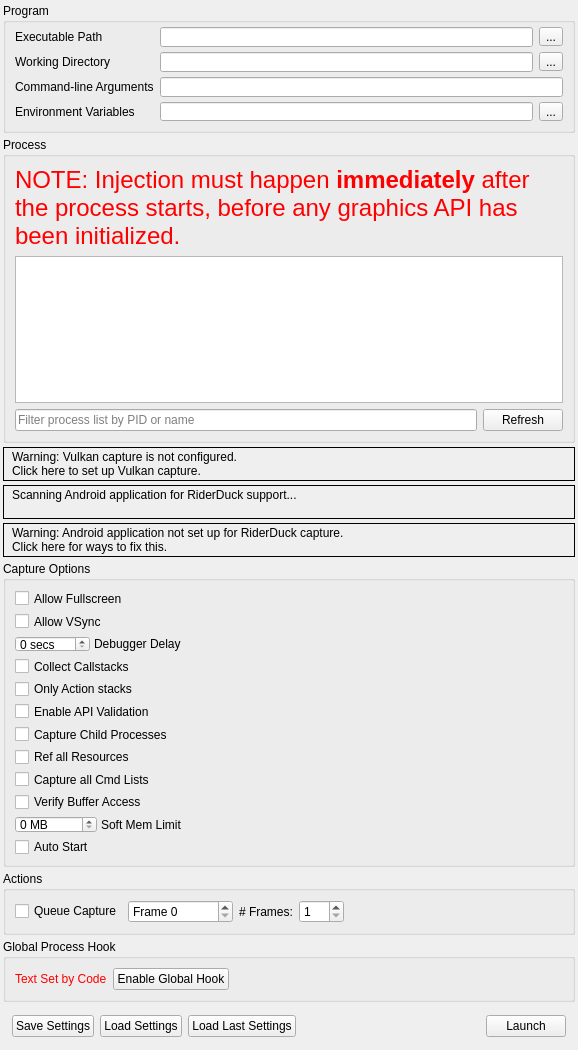
<?xml version="1.0" encoding="UTF-8"?>
<ui version="4.0">
 <class>CaptureDialog</class>
 <widget class="QFrame" name="CaptureDialog">
  <property name="geometry">
   <rect>
    <x>0</x>
    <y>0</y>
    <width>578</width>
    <height>1025</height>
   </rect>
  </property>
  <property name="windowTitle">
   <string>Launch Application</string>
  </property>
  <layout class="QVBoxLayout" name="verticalLayout">
   <property name="spacing">
    <number>4</number>
   </property>
   <property name="leftMargin">
    <number>3</number>
   </property>
   <property name="topMargin">
    <number>3</number>
   </property>
   <property name="rightMargin">
    <number>3</number>
   </property>
   <property name="bottomMargin">
    <number>3</number>
   </property>
   <item>
    <widget class="QGroupBox" name="exeGroup">
     <property name="sizePolicy">
      <sizepolicy hsizetype="Preferred" vsizetype="Minimum">
       <horstretch>0</horstretch>
       <verstretch>0</verstretch>
      </sizepolicy>
     </property>
     <property name="minimumSize">
      <size>
       <width>250</width>
       <height>130</height>
      </size>
     </property>
     <property name="title">
      <string>Program</string>
     </property>
     <layout class="QGridLayout" name="gridLayout">
      <property name="topMargin">
       <number>4</number>
      </property>
      <item row="0" column="0">
       <widget class="QLabel" name="exePathLabel">
        <property name="toolTip">
         <string>Browse for an executable file</string>
        </property>
        <property name="text">
         <string>Executable Path</string>
        </property>
       </widget>
      </item>
      <item row="0" column="2">
       <widget class="RDLineEdit" name="exePath">
        <property name="minimumSize">
         <size>
          <width>0</width>
          <height>20</height>
         </size>
        </property>
        <property name="toolTip">
         <string>Browse for an executable file</string>
        </property>
       </widget>
      </item>
      <item row="0" column="3">
       <widget class="QToolButton" name="exePathBrowse">
        <property name="toolTip">
         <string>Browse for an executable file</string>
        </property>
        <property name="text">
         <string>...</string>
        </property>
       </widget>
      </item>
      <item row="1" column="0">
       <widget class="QLabel" name="workDirLabel">
        <property name="toolTip">
         <string>Browse for a working directory</string>
        </property>
        <property name="text">
         <string>Working Directory</string>
        </property>
       </widget>
      </item>
      <item row="1" column="2">
       <widget class="RDLineEdit" name="workDirPath">
        <property name="minimumSize">
         <size>
          <width>0</width>
          <height>20</height>
         </size>
        </property>
        <property name="toolTip">
         <string>Browse for a working directory</string>
        </property>
       </widget>
      </item>
      <item row="1" column="3">
       <widget class="QToolButton" name="workDirBrowse">
        <property name="toolTip">
         <string>Browse for a working directory</string>
        </property>
        <property name="text">
         <string>...</string>
        </property>
       </widget>
      </item>
      <item row="2" column="0">
       <widget class="QLabel" name="cmdLineLabel">
        <property name="toolTip">
         <string>The command-line that will be passed to the executable on launch</string>
        </property>
        <property name="text">
         <string>Command-line Arguments</string>
        </property>
       </widget>
      </item>
      <item row="2" column="2" colspan="2">
       <widget class="RDLineEdit" name="cmdline">
        <property name="minimumSize">
         <size>
          <width>0</width>
          <height>20</height>
         </size>
        </property>
        <property name="toolTip">
         <string>The command-line that will be passed to the executable on launch</string>
        </property>
       </widget>
      </item>
      <item row="3" column="0">
       <widget class="QLabel" name="envVarLabel">
        <property name="toolTip">
         <string>The environment variables for the executable</string>
        </property>
        <property name="text">
         <string>Environment Variables</string>
        </property>
       </widget>
      </item>
      <item row="3" column="2">
       <widget class="QLineEdit" name="envVar">
        <property name="toolTip">
         <string>The environment variables for the executable</string>
        </property>
        <property name="readOnly">
         <bool>true</bool>
        </property>
       </widget>
      </item>
      <item row="3" column="3">
       <widget class="QToolButton" name="envVarEdit">
        <property name="toolTip">
         <string>The environment variables for the executable</string>
        </property>
        <property name="text">
         <string>...</string>
        </property>
       </widget>
      </item>
     </layout>
    </widget>
   </item>
   <item>
    <widget class="QGroupBox" name="injectGroup">
     <property name="sizePolicy">
      <sizepolicy hsizetype="Preferred" vsizetype="Expanding">
       <horstretch>0</horstretch>
       <verstretch>100</verstretch>
      </sizepolicy>
     </property>
     <property name="minimumSize">
      <size>
       <width>250</width>
       <height>260</height>
      </size>
     </property>
     <property name="title">
      <string>Process</string>
     </property>
     <layout class="QGridLayout" name="gridLayout_2">
      <item row="0" column="0" colspan="2">
       <widget class="QLabel" name="processWarning">
        <property name="palette">
         <palette>
          <active>
           <colorrole role="WindowText">
            <brush brushstyle="SolidPattern">
             <color alpha="255">
              <red>255</red>
              <green>0</green>
              <blue>0</blue>
             </color>
            </brush>
           </colorrole>
          </active>
          <inactive>
           <colorrole role="WindowText">
            <brush brushstyle="SolidPattern">
             <color alpha="255">
              <red>255</red>
              <green>0</green>
              <blue>0</blue>
             </color>
            </brush>
           </colorrole>
          </inactive>
          <disabled>
           <colorrole role="WindowText">
            <brush brushstyle="SolidPattern">
             <color alpha="255">
              <red>106</red>
              <green>104</green>
              <blue>100</blue>
             </color>
            </brush>
           </colorrole>
          </disabled>
         </palette>
        </property>
        <property name="font">
         <font>
          <pointsize>18</pointsize>
         </font>
        </property>
        <property name="text">
         <string>NOTE: Injection must happen &lt;b&gt;immediately&lt;/b&gt; after the process starts, before any graphics API has been initialized.</string>
        </property>
        <property name="wordWrap">
         <bool>true</bool>
        </property>
       </widget>
      </item>
      <item row="1" column="0" colspan="2">
       <widget class="QTreeView" name="processList">
        <property name="sizePolicy">
         <sizepolicy hsizetype="Preferred" vsizetype="Expanding">
          <horstretch>0</horstretch>
          <verstretch>0</verstretch>
         </sizepolicy>
        </property>
        <property name="minimumSize">
         <size>
          <width>0</width>
          <height>100</height>
         </size>
        </property>
        <property name="editTriggers">
         <set>QAbstractItemView::NoEditTriggers</set>
        </property>
        <property name="indentation">
         <number>0</number>
        </property>
        <property name="rootIsDecorated">
         <bool>false</bool>
        </property>
        <property name="itemsExpandable">
         <bool>false</bool>
        </property>
        <property name="sortingEnabled">
         <bool>true</bool>
        </property>
       </widget>
      </item>
      <item row="2" column="0">
       <widget class="QLineEdit" name="processFilter">
        <property name="placeholderText">
         <string>Filter process list by PID or name</string>
        </property>
       </widget>
      </item>
      <item row="2" column="1">
       <widget class="QPushButton" name="processRefesh">
        <property name="text">
         <string>Refresh</string>
        </property>
       </widget>
      </item>
     </layout>
    </widget>
   </item>
   <item>
    <widget class="RDLabel" name="vulkanLayerWarn">
     <property name="cursor">
      <cursorShape>PointingHandCursor</cursorShape>
     </property>
     <property name="frameShape">
      <enum>QFrame::Box</enum>
     </property>
     <property name="text">
      <string>&lt;html&gt;&lt;head/&gt;&lt;body&gt;&lt;table&gt;&lt;tr&gt;&lt;td valign=&quot;middle&quot;&gt;&lt;img width=&quot;16&quot; src=&quot;:/information.png&quot;/&gt;&lt;/td&gt;&lt;td&gt;&lt;p&gt;Warning: Vulkan capture is not configured.&lt;br/&gt;Click here to set up Vulkan capture.&lt;/p&gt;&lt;/td&gt;&lt;/tr&gt;&lt;/table&gt;&lt;/body&gt;&lt;/html&gt;</string>
     </property>
     <property name="textFormat">
      <enum>Qt::RichText</enum>
     </property>
     <property name="margin">
      <number>3</number>
     </property>
    </widget>
   </item>
   <item>
    <widget class="RDLabel" name="androidScan">
     <property name="cursor">
      <cursorShape>PointingHandCursor</cursorShape>
     </property>
     <property name="frameShape">
      <enum>QFrame::Box</enum>
     </property>
     <property name="text">
      <string>&lt;html&gt;&lt;head/&gt;&lt;body&gt;&lt;table&gt;&lt;tr&gt;&lt;td valign=&quot;middle&quot;&gt;&lt;img width=&quot;16&quot; src=&quot;:/information.png&quot;/&gt;&lt;/td&gt;&lt;td valign=&quot;middle&quot;&gt;&lt;p&gt;Scanning Android application for RiderDuck support...&lt;br/&gt;&lt;/p&gt;&lt;/td&gt;&lt;/tr&gt;&lt;/table&gt;&lt;/body&gt;&lt;/html&gt;</string>
     </property>
     <property name="textFormat">
      <enum>Qt::RichText</enum>
     </property>
     <property name="margin">
      <number>3</number>
     </property>
    </widget>
   </item>
   <item>
    <widget class="RDLabel" name="androidWarn">
     <property name="cursor">
      <cursorShape>PointingHandCursor</cursorShape>
     </property>
     <property name="frameShape">
      <enum>QFrame::Box</enum>
     </property>
     <property name="text">
      <string>&lt;html&gt;&lt;head/&gt;&lt;body&gt;&lt;table&gt;&lt;tr&gt;&lt;td valign=&quot;middle&quot;&gt;&lt;img width=&quot;16&quot; src=&quot;:/information.png&quot;/&gt;&lt;/td&gt;&lt;td&gt;&lt;p&gt;Warning: Android application not set up for RiderDuck capture.&lt;br/&gt;Click here for ways to fix this.&lt;/p&gt;&lt;/td&gt;&lt;/tr&gt;&lt;/table&gt;&lt;/body&gt;&lt;/html&gt;</string>
     </property>
     <property name="textFormat">
      <enum>Qt::RichText</enum>
     </property>
     <property name="margin">
      <number>3</number>
     </property>
    </widget>
   </item>
   <item>
    <widget class="QGroupBox" name="optionsGroup">
     <property name="sizePolicy">
      <sizepolicy hsizetype="Preferred" vsizetype="Minimum">
       <horstretch>0</horstretch>
       <verstretch>0</verstretch>
      </sizepolicy>
     </property>
     <property name="title">
      <string>Capture Options</string>
     </property>
     <layout class="QVBoxLayout" name="verticalLayout_2">
      <item>
       <widget class="QCheckBox" name="AllowFullscreen">
        <property name="toolTip">
         <string>Allows the application to switch to full-screen mode</string>
        </property>
        <property name="text">
         <string>Allow Fullscreen</string>
        </property>
       </widget>
      </item>
      <item>
       <widget class="QCheckBox" name="AllowVSync">
        <property name="toolTip">
         <string>Allows the application to enable v-sync</string>
        </property>
        <property name="text">
         <string>Allow VSync</string>
        </property>
       </widget>
      </item>
      <item>
       <widget class="QFrame" name="DebuggerDelayFrame">
        <property name="sizePolicy">
         <sizepolicy hsizetype="Fixed" vsizetype="Preferred">
          <horstretch>0</horstretch>
          <verstretch>0</verstretch>
         </sizepolicy>
        </property>
        <property name="frameShape">
         <enum>QFrame::NoFrame</enum>
        </property>
        <property name="frameShadow">
         <enum>QFrame::Plain</enum>
        </property>
        <layout class="QHBoxLayout" name="horizontalLayout_3">
         <property name="spacing">
          <number>4</number>
         </property>
         <property name="leftMargin">
          <number>0</number>
         </property>
         <property name="topMargin">
          <number>0</number>
         </property>
         <property name="rightMargin">
          <number>0</number>
         </property>
         <property name="bottomMargin">
          <number>0</number>
         </property>
         <item>
          <widget class="QDoubleSpinBox" name="DelayForDebugger">
           <property name="sizePolicy">
            <sizepolicy hsizetype="Minimum" vsizetype="Fixed">
             <horstretch>0</horstretch>
             <verstretch>0</verstretch>
            </sizepolicy>
           </property>
           <property name="minimumSize">
            <size>
             <width>40</width>
             <height>0</height>
            </size>
           </property>
           <property name="toolTip">
            <string>Pauses for N seconds after launching the process, to allow a debugger to attach</string>
           </property>
           <property name="suffix">
            <string comment="seconds"> secs</string>
           </property>
           <property name="decimals">
            <number>0</number>
           </property>
           <property name="maximum">
            <double>120.000000000000000</double>
           </property>
           <property name="value">
            <double>0.000000000000000</double>
           </property>
          </widget>
         </item>
         <item>
          <widget class="QLabel" name="DebuggerDelayLabel">
           <property name="sizePolicy">
            <sizepolicy hsizetype="Fixed" vsizetype="Preferred">
             <horstretch>0</horstretch>
             <verstretch>0</verstretch>
            </sizepolicy>
           </property>
           <property name="toolTip">
            <string>Pauses for N seconds after launching the process, to allow a debugger to attach</string>
           </property>
           <property name="text">
            <string>Debugger Delay</string>
           </property>
          </widget>
         </item>
        </layout>
       </widget>
      </item>
      <item>
       <widget class="QCheckBox" name="CaptureCallstacks">
        <property name="toolTip">
         <string>Collect a callstack on every API call</string>
        </property>
        <property name="text">
         <string>Collect Callstacks</string>
        </property>
       </widget>
      </item>
      <item>
       <widget class="QCheckBox" name="CaptureCallstacksOnlyActions">
        <property name="toolTip">
         <string>Only collect callstacks on actions (draws, dispatches, clears, copies, etc)</string>
        </property>
        <property name="text">
         <string>Only Action stacks</string>
        </property>
       </widget>
      </item>
      <item>
       <widget class="QCheckBox" name="APIValidation">
        <property name="toolTip">
         <string>Initialise the graphics API with built-in validation enabled - allows capturing and reading of errors and warnings generated by the API's own debugging system</string>
        </property>
        <property name="text">
         <string>Enable API Validation</string>
        </property>
       </widget>
      </item>
      <item>
       <widget class="QCheckBox" name="HookIntoChildren">
        <property name="toolTip">
         <string>Hook into child processes - useful with launchers or similar intermediate processes</string>
        </property>
        <property name="text">
         <string>Capture Child Processes</string>
        </property>
       </widget>
      </item>
      <item>
       <widget class="QCheckBox" name="RefAllResources">
        <property name="toolTip">
         <string>Consider all resources to be included, even if unused in the capture frame</string>
        </property>
        <property name="text">
         <string>Ref all Resources</string>
        </property>
       </widget>
      </item>
      <item>
       <widget class="QCheckBox" name="CaptureAllCmdLists">
        <property name="toolTip">
         <string>When enabled, all deferred command lists will be saved even while idling. This has an overhead but ensures if you hold onto a list it will be captured.</string>
        </property>
        <property name="text">
         <string>Capture all Cmd Lists</string>
        </property>
       </widget>
      </item>
      <item>
       <widget class="QCheckBox" name="VerifyBufferAccess">
        <property name="toolTip">
         <string>When enabled, verify some buffer access on OpenGL and D3D11. This initialises buffers with undefined contents on creation to 0xdddddddd instead of 0x0, and verifies that Map() bounds are not overrun.</string>
        </property>
        <property name="text">
         <string>Verify Buffer Access</string>
        </property>
       </widget>
      </item>
      <item>
       <widget class="QFrame" name="SoftMemoryLimitFrame">
        <property name="sizePolicy">
         <sizepolicy hsizetype="Fixed" vsizetype="Preferred">
          <horstretch>0</horstretch>
          <verstretch>0</verstretch>
         </sizepolicy>
        </property>
        <property name="frameShape">
         <enum>QFrame::NoFrame</enum>
        </property>
        <property name="frameShadow">
         <enum>QFrame::Plain</enum>
        </property>
        <layout class="QHBoxLayout" name="SoftMemoryLimitLayout">
         <property name="spacing">
          <number>4</number>
         </property>
         <property name="leftMargin">
          <number>0</number>
         </property>
         <property name="topMargin">
          <number>0</number>
         </property>
         <property name="rightMargin">
          <number>0</number>
         </property>
         <property name="bottomMargin">
          <number>0</number>
         </property>
         <item>
          <widget class="QDoubleSpinBox" name="SoftMemoryLimit">
           <property name="sizePolicy">
            <sizepolicy hsizetype="Minimum" vsizetype="Fixed">
             <horstretch>0</horstretch>
             <verstretch>0</verstretch>
            </sizepolicy>
           </property>
           <property name="minimumSize">
            <size>
             <width>40</width>
             <height>0</height>
            </size>
           </property>
           <property name="toolTip">
            <string>Specifies a soft memory limit which some APIs may use to limit graphics memory use and use disk space instead for storing temporary data.</string>
           </property>
           <property name="suffix">
            <string comment="seconds"> MB</string>
           </property>
           <property name="decimals">
            <number>0</number>
           </property>
           <property name="maximum">
            <double>99999.000000000000000</double>
           </property>
           <property name="value">
            <double>0.000000000000000</double>
           </property>
          </widget>
         </item>
         <item>
          <widget class="QLabel" name="SoftMemoryLimitLabel">
           <property name="sizePolicy">
            <sizepolicy hsizetype="Fixed" vsizetype="Preferred">
             <horstretch>0</horstretch>
             <verstretch>0</verstretch>
            </sizepolicy>
           </property>
           <property name="toolTip">
            <string>Specifies a soft memory limit which some APIs may use to limit graphics memory use and use disk space instead for storing temporary data.</string>
           </property>
           <property name="text">
            <string>Soft Mem Limit</string>
           </property>
          </widget>
         </item>
        </layout>
       </widget>
      </item>
      <item>
       <widget class="QCheckBox" name="AutoStart">
        <property name="toolTip">
         <string>If these capture settings are saved &amp; run, auto start the capture instantly on load</string>
        </property>
        <property name="text">
         <string>Auto Start</string>
        </property>
       </widget>
      </item>
     </layout>
    </widget>
   </item>
   <item>
    <widget class="QGroupBox" name="actionGroup">
     <property name="sizePolicy">
      <sizepolicy hsizetype="Preferred" vsizetype="Minimum">
       <horstretch>0</horstretch>
       <verstretch>0</verstretch>
      </sizepolicy>
     </property>
     <property name="title">
      <string>Actions</string>
     </property>
     <layout class="QHBoxLayout" name="horizontalLayout_5">
      <item>
       <widget class="QCheckBox" name="queueFrameCap">
        <property name="text">
         <string>Queue Capture</string>
        </property>
       </widget>
      </item>
      <item>
       <widget class="QDoubleSpinBox" name="queuedFrame">
        <property name="sizePolicy">
         <sizepolicy hsizetype="Fixed" vsizetype="Fixed">
          <horstretch>0</horstretch>
          <verstretch>0</verstretch>
         </sizepolicy>
        </property>
        <property name="prefix">
         <string comment="Frame number" extracomment="To Capture">Frame </string>
        </property>
        <property name="suffix">
         <string/>
        </property>
        <property name="decimals">
         <number>0</number>
        </property>
        <property name="minimum">
         <double>0.000000000000000</double>
        </property>
        <property name="maximum">
         <double>4294967296.000000000000000</double>
        </property>
       </widget>
      </item>
      <item>
       <widget class="QLabel" name="numFramesLabel">
        <property name="sizePolicy">
         <sizepolicy hsizetype="Preferred" vsizetype="Preferred">
          <horstretch>0</horstretch>
          <verstretch>0</verstretch>
         </sizepolicy>
        </property>
        <property name="text">
         <string># Frames:</string>
        </property>
       </widget>
      </item>
      <item>
       <widget class="QDoubleSpinBox" name="numFrames">
        <property name="minimumSize">
         <size>
          <width>45</width>
          <height>0</height>
         </size>
        </property>
        <property name="decimals">
         <number>0</number>
        </property>
        <property name="minimum">
         <double>1.000000000000000</double>
        </property>
        <property name="maximum">
         <double>10.000000000000000</double>
        </property>
       </widget>
      </item>
      <item>
       <spacer name="ActionsSpacer">
        <property name="orientation">
         <enum>Qt::Horizontal</enum>
        </property>
        <property name="sizeHint" stdset="0">
         <size>
          <width>596</width>
          <height>20</height>
         </size>
        </property>
       </spacer>
      </item>
     </layout>
    </widget>
   </item>
   <item>
    <widget class="QGroupBox" name="globalGroup">
     <property name="sizePolicy">
      <sizepolicy hsizetype="Preferred" vsizetype="Minimum">
       <horstretch>0</horstretch>
       <verstretch>0</verstretch>
      </sizepolicy>
     </property>
     <property name="title">
      <string>Global Process Hook</string>
     </property>
     <layout class="QHBoxLayout" name="horizontalLayout_2">
      <item>
       <widget class="QLabel" name="globalLabel">
        <property name="palette">
         <palette>
          <active>
           <colorrole role="WindowText">
            <brush brushstyle="SolidPattern">
             <color alpha="255">
              <red>255</red>
              <green>0</green>
              <blue>0</blue>
             </color>
            </brush>
           </colorrole>
          </active>
          <inactive>
           <colorrole role="WindowText">
            <brush brushstyle="SolidPattern">
             <color alpha="255">
              <red>255</red>
              <green>0</green>
              <blue>0</blue>
             </color>
            </brush>
           </colorrole>
          </inactive>
          <disabled>
           <colorrole role="WindowText">
            <brush brushstyle="SolidPattern">
             <color alpha="255">
              <red>106</red>
              <green>104</green>
              <blue>100</blue>
             </color>
            </brush>
           </colorrole>
          </disabled>
         </palette>
        </property>
        <property name="text">
         <string>Text Set by Code</string>
        </property>
       </widget>
      </item>
      <item>
       <widget class="QPushButton" name="toggleGlobal">
        <property name="text">
         <string>Enable Global Hook</string>
        </property>
        <property name="checkable">
         <bool>true</bool>
        </property>
        <property name="checked">
         <bool>false</bool>
        </property>
       </widget>
      </item>
      <item>
       <spacer name="globalSpacer">
        <property name="orientation">
         <enum>Qt::Horizontal</enum>
        </property>
        <property name="sizeHint" stdset="0">
         <size>
          <width>587</width>
          <height>20</height>
         </size>
        </property>
       </spacer>
      </item>
     </layout>
    </widget>
   </item>
   <item>
    <widget class="QFrame" name="buttonsFrame">
     <property name="sizePolicy">
      <sizepolicy hsizetype="Preferred" vsizetype="Minimum">
       <horstretch>0</horstretch>
       <verstretch>0</verstretch>
      </sizepolicy>
     </property>
     <property name="frameShape">
      <enum>QFrame::NoFrame</enum>
     </property>
     <property name="frameShadow">
      <enum>QFrame::Plain</enum>
     </property>
     <layout class="QHBoxLayout" name="horizontalLayout">
      <item>
       <widget class="QPushButton" name="saveSettings">
        <property name="toolTip">
         <string>Save these capture settings to file to load later</string>
        </property>
        <property name="text">
         <string>Save Settings</string>
        </property>
       </widget>
      </item>
      <item>
       <widget class="QPushButton" name="loadSettings">
        <property name="sizePolicy">
         <sizepolicy hsizetype="Minimum" vsizetype="Fixed">
          <horstretch>0</horstretch>
          <verstretch>0</verstretch>
         </sizepolicy>
        </property>
        <property name="toolTip">
         <string>Load a saved set of capture settings</string>
        </property>
        <property name="text">
         <string>Load Settings</string>
        </property>
       </widget>
      </item>
      <item>
       <widget class="QPushButton" name="loadLastCapture">
        <property name="sizePolicy">
         <sizepolicy hsizetype="Minimum" vsizetype="Fixed">
          <horstretch>0</horstretch>
          <verstretch>0</verstretch>
         </sizepolicy>
        </property>
        <property name="toolTip">
         <string>Load the most recently used capture settings</string>
        </property>
        <property name="text">
         <string>Load Last Settings</string>
        </property>
       </widget>
      </item>
      <item>
       <spacer name="buttonsSpace">
        <property name="orientation">
         <enum>Qt::Horizontal</enum>
        </property>
        <property name="sizeType">
         <enum>QSizePolicy::Expanding</enum>
        </property>
        <property name="sizeHint" stdset="0">
         <size>
          <width>556</width>
          <height>20</height>
         </size>
        </property>
       </spacer>
      </item>
      <item>
       <widget class="QPushButton" name="launch">
        <property name="toolTip">
         <string>Launch the selected program with RiderDuck enabled for capture</string>
        </property>
        <property name="text">
         <string>Launch</string>
        </property>
       </widget>
      </item>
     </layout>
    </widget>
   </item>
   <item>
    <spacer name="topVerticalSpacer">
     <property name="orientation">
      <enum>Qt::Vertical</enum>
     </property>
     <property name="sizeHint" stdset="0">
      <size>
       <width>0</width>
       <height>0</height>
      </size>
     </property>
    </spacer>
   </item>
  </layout>
 </widget>
 <customwidgets>
  <customwidget>
   <class>RDLabel</class>
   <extends>QLabel</extends>
   <header>Widgets/Extended/RDLabel.h</header>
  </customwidget>
  <customwidget>
   <class>RDLineEdit</class>
   <extends>QLineEdit</extends>
   <header>Widgets/Extended/RDLineEdit.h</header>
  </customwidget>
 </customwidgets>
 <resources/>
 <connections/>
</ui>
